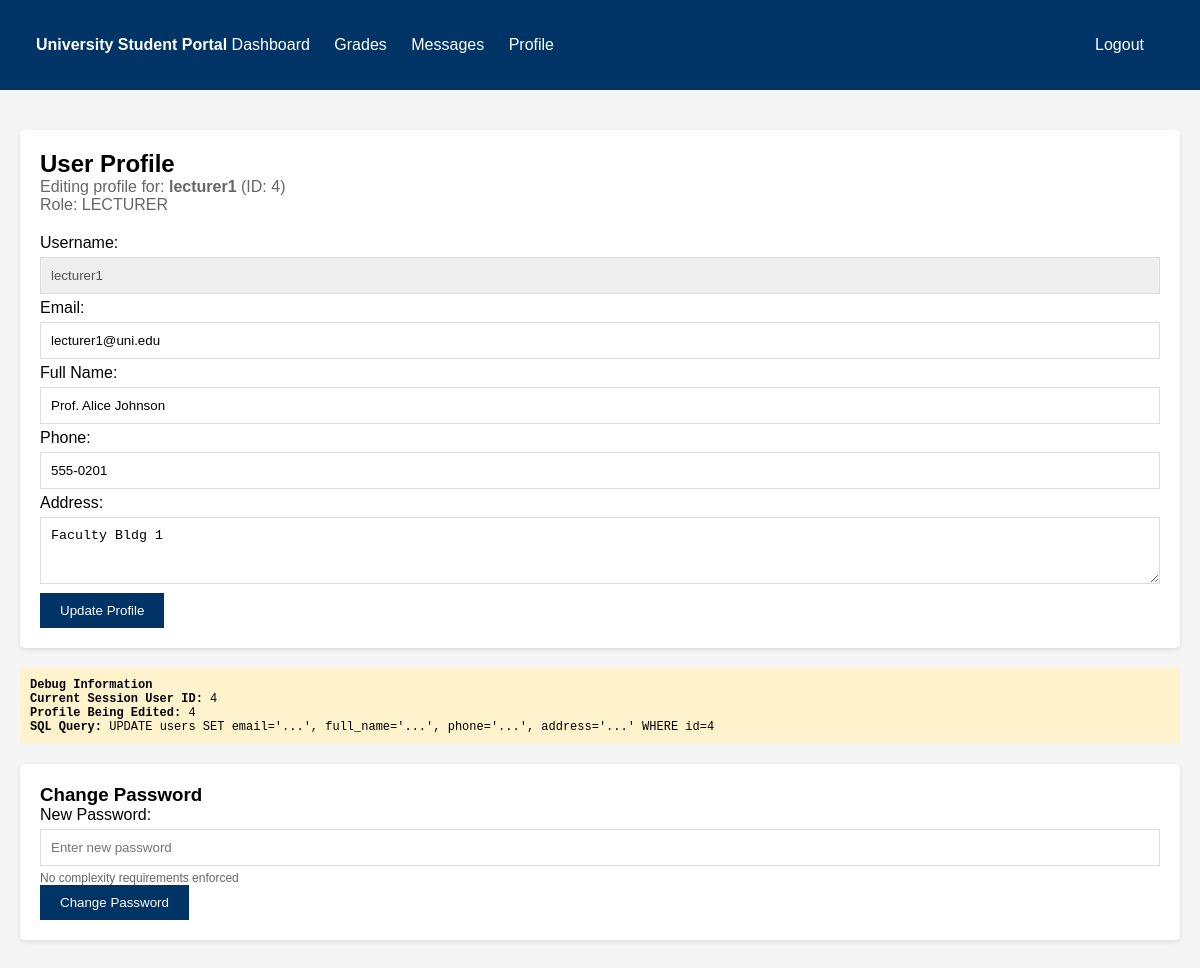
Screenshot of /profile.php (signed in) with the database file from the repository.
### tables this page shows
CREATE TABLE IF NOT EXISTS users (
    id INT AUTO_INCREMENT PRIMARY KEY,
    username VARCHAR(50) UNIQUE NOT NULL,
    password VARCHAR(32) NOT NULL,   
    email VARCHAR(100),
    role ENUM('student', 'lecturer') DEFAULT 'student',
    full_name VARCHAR(100),
    phone VARCHAR(20),
    address TEXT,
    created_at TIMESTAMP DEFAULT CURRENT_TIMESTAMP
);

### profile.php (the view, shortened to what this page needs)
<?php
$conn = getDB();
$user_id = isset($_GET['user_id']) ? $_GET['user_id'] : $_SESSION['user_id'];
$user_query = "SELECT * FROM users WHERE id=$user_id";
$user_result = $conn->query($user_query);
$user = $user_result->fetch_assoc();
?>
<!DOCTYPE html>
<html>
<head>
</head>
<body>
    <div class="navbar">
        <div class="container">
            <strong>University Student Portal</strong>
            <a href="dashboard.php">Dashboard</a>
            <a href="grades.php">Grades</a>
            <a href="messages.php">Messages</a>
            <a href="profile.php">Profile</a>
            <a href="logout.php" style="float: right;">Logout</a>
        </div>
    </div>
    <div class="container">
        <div class="card">
            <h2>User Profile</h2>
            <p style="color: #666; margin-bottom: 20px;">
                Editing profile for: <strong><?php echo $user['username']; ?></strong> (ID: <?php echo $user_id; ?>)<br>
                Role: <?php echo strtoupper($user['role']); ?>
            </p>
            <form method="POST" action="?user_id=<?php echo $user_id; ?>">
                <label>Username:</label>
                <input type="text" value="<?php echo $user['username']; ?>" disabled style="background: #eee;">
                <label>Email:</label>
                <input type="email" name="email" value="<?php echo $user['email']; ?>" required>
                <label>Full Name:</label>
                <input type="text" name="full_name" value="<?php echo $user['full_name']; ?>" required>
                <label>Phone:</label>
                <input type="text" name="phone" value="<?php echo $user['phone']; ?>">
                <label>Address:</label>
                <textarea name="address" rows="3"><?php echo $user['address']; ?></textarea>
                <button type="submit" class="btn">Update Profile</button>
            </form>
        </div>
        <div class="debug">
            <h4>Debug Information</h4>
            <p><strong>Current Session User ID:</strong> <?php echo $_SESSION['user_id']; ?></p>
            <p><strong>Profile Being Edited:</strong> <?php echo $user_id; ?></p>
            <p><strong>SQL Query:</strong> UPDATE users SET email='...', full_name='...', phone='...', address='...' WHERE id=<?php echo $user_id; ?></p>
        </div>
        <div class="card">
            <h3>Change Password</h3>
            <form method="POST" action="change_password.php">
                <label>New Password:</label>
                <input type="password" name="new_password" placeholder="Enter new password">
                <p style="font-size: 12px; color: #666;">No complexity requirements enforced</p>
                <button type="submit" class="btn">Change Password</button>
            </form>
        </div>
    </div>
</body>
</html>

### profile.php (style rules this page uses)
* { margin: 0; padding: 0; box-sizing: border-box; }
body { font-family: Arial, sans-serif; background: #f5f5f5; }
.navbar { background: #003366; color: white; padding: 1rem; }
.navbar a { color: white; text-decoration: none; margin-right: 20px; }
.container { max-width: 1200px; margin: 0 auto; padding: 20px; }
.card { background: white; padding: 20px; margin: 20px 0; border-radius: 5px; box-shadow: 0 2px 5px rgba(0,0,0,0.1); }
.btn { background: #003366; color: white; padding: 10px 20px; border: none; cursor: pointer; }
input, textarea { width: 100%; padding: 10px; margin: 5px 0; border: 1px solid #ddd; }
.debug { background: #fff3cd; padding: 10px; margin: 10px 0; border-radius: 3px; font-family: monospace; font-size: 12px; }

### rows the page displays
users: username "lecturer1", role "LECTURER", email "lecturer1@uni.edu", full_name "Prof. Alice Johnson", phone "555-0201", address "Faculty Bldg 1"

### other values shown
$user_id "4"
$_SESSION['user_id'] "4"
